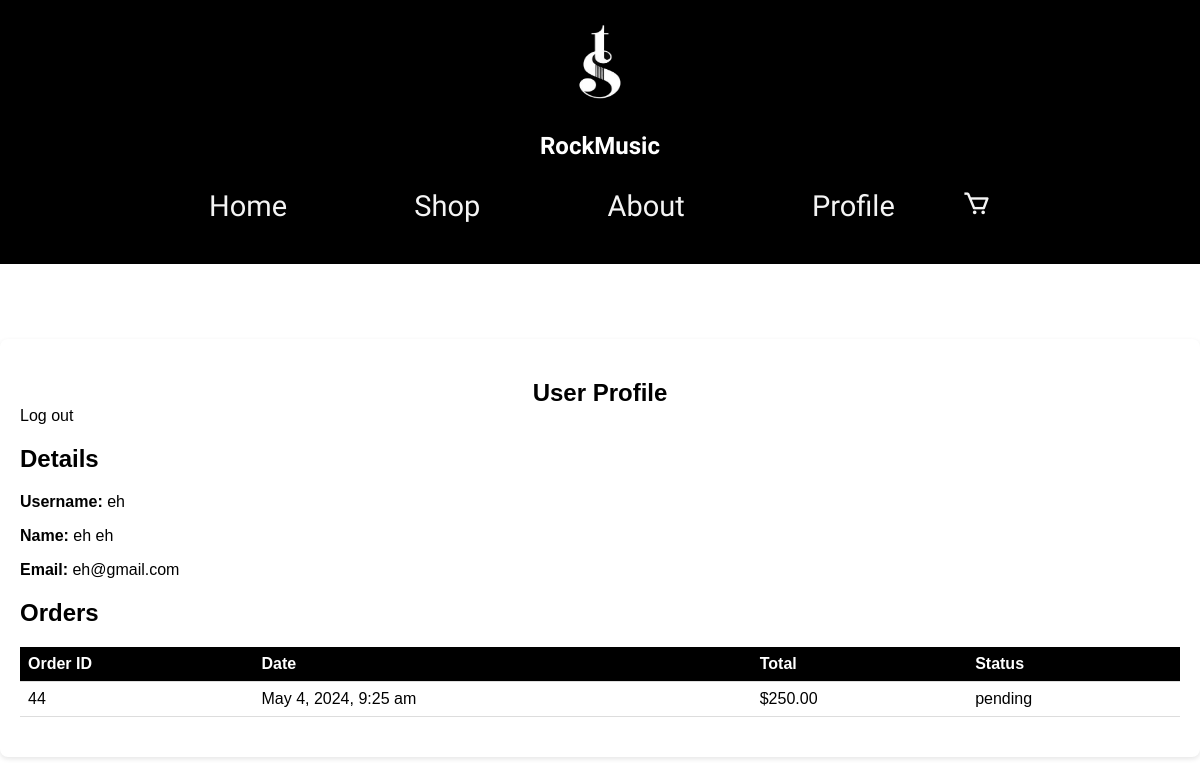
Page /profile.php (signed in) on the committed database.
### tables this page shows
CREATE TABLE `users` (
  `id` int(11) NOT NULL,
  `username` varchar(50) NOT NULL,
  `password` varchar(255) NOT NULL,
  `role` enum('admin','customer') DEFAULT 'customer',
  `first_name` varchar(255) DEFAULT NULL,
  `last_name` varchar(255) DEFAULT NULL,
  `email` varchar(255) DEFAULT NULL,
  `contact_number` varchar(255) DEFAULT NULL
);

CREATE TABLE `orders` (
  `id` int(11) NOT NULL,
  `customer_name` varchar(255) NOT NULL,
  `address` text NOT NULL,
  `phone` varchar(15) NOT NULL,
  `total` decimal(10,2) NOT NULL,
  `order_status` enum('pending','completed') DEFAULT 'pending',
  `order_date` timestamp NOT NULL DEFAULT current_timestamp(),
  `session_id` varchar(255) DEFAULT NULL,
  `user_id` int(11) DEFAULT NULL,
  `product_id` int(11) DEFAULT NULL
);

### profile.php (the view, shortened to what this page needs)
<?php
include 'db.php';
$user_id = $_SESSION['user_id'];
$userQuery = $conn->prepare("SELECT * FROM users WHERE id = ?");
$userQuery->bind_param("i", $user_id);
$userQuery->execute();
$userResult = $userQuery->get_result();
$user = $userResult->fetch_assoc();
$orderQuery = $conn->prepare("SELECT * FROM orders WHERE user_id = ? ORDER BY order_date DESC");
$orderQuery->bind_param("i", $user_id);
$orderQuery->execute();
$orderResult = $orderQuery->get_result();
?>
<head>
    <link rel="stylesheet" href="cart.css">
<link rel="stylesheet"
  href="https://unpkg.com/boxicons@latest/css/boxicons.min.css">
</head>
<body>
<header>
        <img src="prince2/miller2.png" height="100" width="200">
        <h1>RockMusic</h1>
        <nav>
        <ul>
            <li><a href="page.php">Home</a></li>
            <li><a href="shop.php">Shop</a></li>
            <li><a href="about.php">About</a></li>
            <li><a href="profile.php">Profile</a></li>
            <li><a href="cart.php"><i class="bx bx-cart cart-logo"></i></a></li>
        </ul>
    </nav>
    </header>
    <div class="profile">
    <h1>User Profile</h1>
    <a href="login.php">Log out</a>
    <h2>Details</h2>
    <?php if ($user): ?>
        <p><strong>Username:</strong> <?php echo htmlspecialchars($user['username']); ?></p>
        <p><strong>Name:</strong> <?php echo htmlspecialchars($user['first_name'] . ' ' . $user['last_name']); ?></p>
        <p><strong>Email:</strong> <?php echo htmlspecialchars($user['email']); ?></p>
    <?php else: ?>
        <p>User details not found.</p>
    <?php endif; ?>
    <h2>Orders</h2>
    <?php if ($orderResult->num_rows > 0): ?>
        <table>
            <tr>
                <th>Order ID</th>
                <th>Date</th>
                <th>Total</th>
                <th>Status</th>
            </tr>
            <?php while ($order = $orderResult->fetch_assoc()): ?>
            <tr>
                <td><?php echo $order['id']; ?></td>
                <td><?php echo date("F j, Y, g:i a", strtotime($order['order_date'])); ?></td>
                <td>$<?php echo number_format($order['total'], 2); ?></td>
                <td><?php echo htmlspecialchars($order['order_status']); ?></td>
            </tr>
            <?php endwhile; ?>
        </table>
    <?php else: ?>
        <p>No orders found.</p>
    <?php endif; ?>
</div>
</body>
</html>

### cart.css (style rules this page uses)
body { font-family: Arial, sans-serif; margin: 0; padding: 0%; }
header { text-align: center; font-family: "New Rocker", system-ui; font-weight: 400; font-style: normal; size-adjust: 1; background-color: #000000; color: #ffffff; padding: 1%; text-align: center; }
nav ul { text-align: center; font-size: 29px; list-style-type: none; padding: 0; }
nav ul li { display: inline; margin-right: 60px; }
nav ul li a { color: #f4f4f4; text-decoration: none; transition: all .42s ease; }
body { background-image:url(prince2/rocks.jpg); background-position: center; background-attachment: fixed; background-size: cover; }
body { font-family: Arial, sans-serif; margin: 0; padding: 0; }
h1 { text-align: center; color: #333; font-size: 24px; margin-top: 20px; margin-bottom: 0; }
h1 { color: white; }
h2 { margin-bottom: 20px; }
body { color: rgb(0, 0, 0); }
th { color: black; }
table { width: 80%; margin: 20px auto; border-collapse: collapse; background-color: #fff; }
th, td { text-align: left; padding: 8px; border-bottom: 1px solid #ddd; color: #000; }
th { background-color: #000; color: #fff; }
a { color: #fafafa; text-decoration: none; }

### profile.php (style rules this page uses)
.profile h1 { color:black; }
.profile { margin-top: 75px; background: white; padding: 20px; border-radius: 8px; box-shadow: 0 2px 5px rgba(0,0,0,0.1); color: #000; }
table { width: 100%; border-collapse: collapse; margin-top: 20px; }
th, td { text-align: left; padding: 8px; border-bottom: 1px solid #ddd; color: #000; }
th { background-color: #000; color: white; }
.profile a { color: black; }

### rows in the picture
users: username "eh", first_name+last_name "eh eh", email "eh@gmail.com"
orders: id "44", order_date "May 4, 2024, 9:25 am", total "250.00", order_status "pending"
